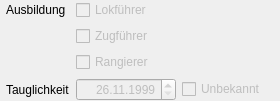
              <widget class="QWidget" name="pageBetriebsdienst">
               <property name="geometry">
                <rect>
                 <x>0</x>
                 <y>0</y>
                 <width>280</width>
                 <height>97</height>
                </rect>
               </property>
               <attribute name="label">
                <string>Betriebsdienst</string>
               </attribute>
               <layout class="QGridLayout" name="gridLayout_12">
                <property name="leftMargin">
                 <number>6</number>
                </property>
                <property name="topMargin">
                 <number>0</number>
                </property>
                <property name="rightMargin">
                 <number>6</number>
                </property>
                <property name="bottomMargin">
                 <number>0</number>
                </property>
                <property name="spacing">
                 <number>6</number>
                </property>
                <item row="0" column="0">
                 <widget class="QLabel" name="labelAusbildung">
                  <property name="text">
                   <string>Ausbildung</string>
                  </property>
                 </widget>
                </item>
                <item row="0" column="1">
                 <widget class="QCheckBox" name="checkTf">
                  <property name="enabled">
                   <bool>false</bool>
                  </property>
                  <property name="text">
                   <string>Lokführer</string>
                  </property>
                 </widget>
                </item>
                <item row="2" column="3">
                 <spacer name="horizontalSpacer_2">
                  <property name="orientation">
                   <enum>Qt::Horizontal</enum>
                  </property>
                  <property name="sizeHint" stdset="0">
                   <size>
                    <width>228</width>
                    <height>20</height>
                   </size>
                  </property>
                 </spacer>
                </item>
                <item row="2" column="1">
                 <widget class="QCheckBox" name="checkRangierer">
                  <property name="enabled">
                   <bool>false</bool>
                  </property>
                  <property name="text">
                   <string>Rangierer</string>
                  </property>
                 </widget>
                </item>
                <item row="1" column="1">
                 <widget class="QCheckBox" name="checkZf">
                  <property name="enabled">
                   <bool>false</bool>
                  </property>
                  <property name="text">
                   <string>Zugführer</string>
                  </property>
                 </widget>
                </item>
                <item row="3" column="1">
                 <widget class="QDateEdit" name="dateDienst">
                  <property name="enabled">
                   <bool>false</bool>
                  </property>
                  <property name="minimumSize">
                   <size>
                    <width>100</width>
                    <height>0</height>
                   </size>
                  </property>
                  <property name="alignment">
                   <set>Qt::AlignRight|Qt::AlignTrailing|Qt::AlignVCenter</set>
                  </property>
                  <property name="minimumDate">
                   <date>
                    <year>1999</year>
                    <month>11</month>
                    <day>26</day>
                   </date>
                  </property>
                  <property name="displayFormat">
                   <string>dd.MM.yyyy</string>
                  </property>
                  <property name="timeSpec">
                   <enum>Qt::UTC</enum>
                  </property>
                  <property name="date">
                   <date>
                    <year>1999</year>
                    <month>11</month>
                    <day>26</day>
                   </date>
                  </property>
                 </widget>
                </item>
                <item row="4" column="1">
                 <spacer name="verticalSpacer_4">
                  <property name="orientation">
                   <enum>Qt::Vertical</enum>
                  </property>
                  <property name="sizeHint" stdset="0">
                   <size>
                    <width>20</width>
                    <height>58</height>
                   </size>
                  </property>
                 </spacer>
                </item>
                <item row="3" column="0">
                 <widget class="QLabel" name="labelDienst">
                  <property name="text">
                   <string>Tauglichkeit</string>
                  </property>
                  <property name="buddy">
                   <cstring>dateDienst</cstring>
                  </property>
                 </widget>
                </item>
                <item row="3" column="2">
                 <widget class="QCheckBox" name="checkDienst">
                  <property name="enabled">
                   <bool>false</bool>
                  </property>
                  <property name="text">
                   <string>Unbekannt</string>
                  </property>
                 </widget>
                </item>
               </layout>
              </widget>
